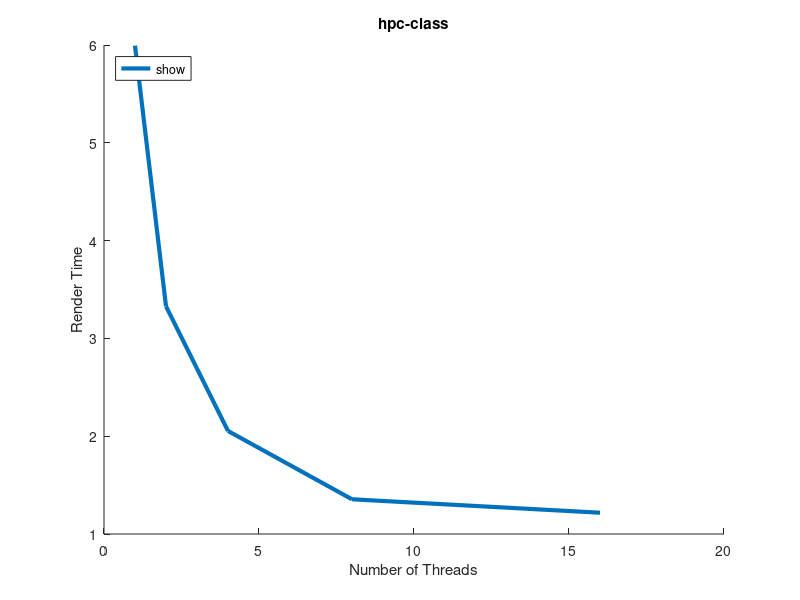

Source code (MATLAB):
function static1
clear all;
close all;
hold on;

x = [1 2 4 8 16];

t0 = [ 5.993472 3.328531 2.053528 1.354964 1.217735 ];
plot(x, t0, 'LineWidth', 3, 'DisplayName', 'models/ironman.obj 3840x2160');

title('hpc-class');
xlabel('Number of Threads');
ylabel('Render Time');
legend('show', 'Location', 'NorthWest');

